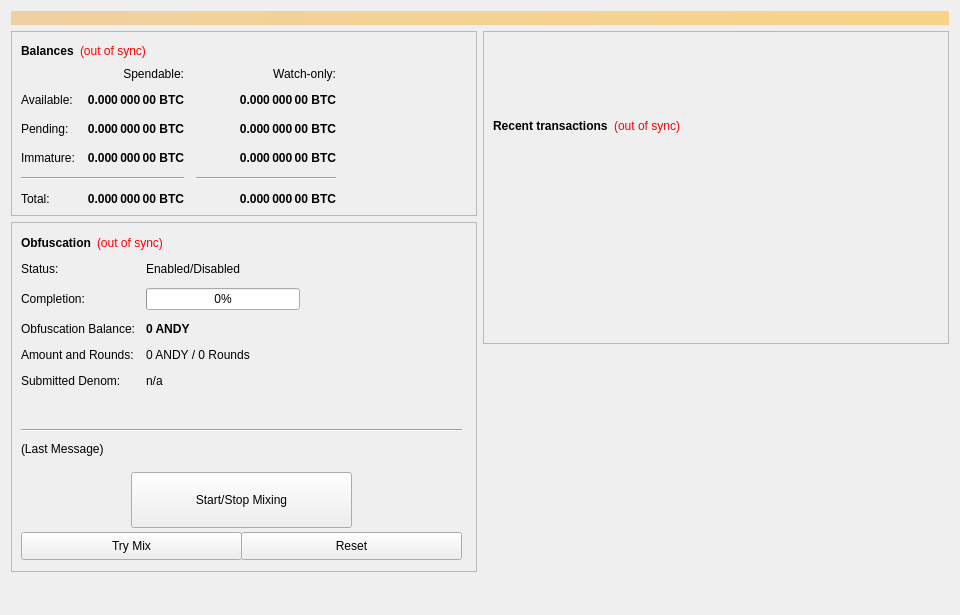
<?xml version="1.0" encoding="UTF-8"?>
<ui version="4.0">
 <class>OverviewPage</class>
 <widget class="QWidget" name="OverviewPage">
  <property name="geometry">
   <rect>
    <x>0</x>
    <y>0</y>
    <width>960</width>
    <height>615</height>
   </rect>
  </property>
  <property name="minimumSize">
   <size>
    <width>960</width>
    <height>0</height>
   </size>
  </property>
  <property name="windowTitle">
   <string>Form</string>
  </property>
  <layout class="QVBoxLayout" name="topLayout">
   <item>
    <widget class="QLabel" name="labelAlerts">
     <property name="visible">
      <bool>false</bool>
     </property>
     <property name="styleSheet">
      <string notr="true">background-color: qlineargradient(x1: 0, y1: 0, x2: 1, y2: 0, stop:0 #F0D0A0, stop:1 #F8D488); color:#000000;</string>
     </property>
     <property name="wordWrap">
      <bool>true</bool>
     </property>
     <property name="margin">
      <number>3</number>
     </property>
    </widget>
   </item>
   <item>
    <layout class="QHBoxLayout" name="horizontalLayout" stretch="1,1">
     <item>
      <layout class="QVBoxLayout" name="verticalLayout_2">
       <item>
        <widget class="QFrame" name="frame">
         <property name="frameShape">
          <enum>QFrame::StyledPanel</enum>
         </property>
         <property name="frameShadow">
          <enum>QFrame::Raised</enum>
         </property>
         <layout class="QVBoxLayout" name="verticalLayout_4">
          <item>
           <layout class="QHBoxLayout" name="horizontalLayout_4">
            <item>
             <widget class="QLabel" name="label_5">
              <property name="font">
               <font>
                <weight>75</weight>
                <bold>true</bold>
               </font>
              </property>
              <property name="text">
               <string>Balances</string>
              </property>
             </widget>
            </item>
            <item>
             <widget class="QLabel" name="labelWalletStatus">
              <property name="cursor">
               <cursorShape>WhatsThisCursor</cursorShape>
              </property>
              <property name="toolTip">
               <string>The displayed information may be out of date. Your wallet automatically synchronizes with the ANDYcoin network after a connection is established, but this process has not completed yet.</string>
              </property>
              <property name="styleSheet">
               <string notr="true">QLabel { color: red; }</string>
              </property>
              <property name="text">
               <string notr="true">(out of sync)</string>
              </property>
              <property name="alignment">
               <set>Qt::AlignLeading|Qt::AlignLeft|Qt::AlignVCenter</set>
              </property>
             </widget>
            </item>
            <item>
             <spacer name="horizontalSpacer_3">
              <property name="orientation">
               <enum>Qt::Horizontal</enum>
              </property>
              <property name="sizeHint" stdset="0">
               <size>
                <width>40</width>
                <height>20</height>
               </size>
              </property>
             </spacer>
            </item>
           </layout>
          </item>
          <item>
           <layout class="QGridLayout" name="gridLayout">
            <property name="spacing">
             <number>12</number>
            </property>
            <item row="2" column="2">
             <widget class="QLabel" name="labelWatchPending">
              <property name="font">
               <font>
                <weight>75</weight>
                <bold>true</bold>
               </font>
              </property>
              <property name="cursor">
               <cursorShape>IBeamCursor</cursorShape>
              </property>
              <property name="toolTip">
               <string>Unconfirmed transactions to watch-only addresses</string>
              </property>
              <property name="text">
               <string notr="true">0.000 000 00 BTC</string>
              </property>
              <property name="alignment">
               <set>Qt::AlignRight|Qt::AlignTrailing|Qt::AlignVCenter</set>
              </property>
              <property name="textInteractionFlags">
               <set>Qt::LinksAccessibleByMouse|Qt::TextSelectableByKeyboard|Qt::TextSelectableByMouse</set>
              </property>
             </widget>
            </item>
            <item row="2" column="1">
             <widget class="QLabel" name="labelUnconfirmed">
              <property name="font">
               <font>
                <weight>75</weight>
                <bold>true</bold>
               </font>
              </property>
              <property name="cursor">
               <cursorShape>IBeamCursor</cursorShape>
              </property>
              <property name="toolTip">
               <string>Total of transactions that have yet to be confirmed, and do not yet count toward the spendable balance</string>
              </property>
              <property name="text">
               <string notr="true">0.000 000 00 BTC</string>
              </property>
              <property name="alignment">
               <set>Qt::AlignRight|Qt::AlignTrailing|Qt::AlignVCenter</set>
              </property>
              <property name="textInteractionFlags">
               <set>Qt::LinksAccessibleByMouse|Qt::TextSelectableByKeyboard|Qt::TextSelectableByMouse</set>
              </property>
             </widget>
            </item>
            <item row="3" column="2">
             <widget class="QLabel" name="labelWatchImmature">
              <property name="font">
               <font>
                <weight>75</weight>
                <bold>true</bold>
               </font>
              </property>
              <property name="cursor">
               <cursorShape>IBeamCursor</cursorShape>
              </property>
              <property name="toolTip">
               <string>Staked or masternode rewards in watch-only addresses that has not yet matured</string>
              </property>
              <property name="text">
               <string notr="true">0.000 000 00 BTC</string>
              </property>
              <property name="alignment">
               <set>Qt::AlignRight|Qt::AlignTrailing|Qt::AlignVCenter</set>
              </property>
              <property name="textInteractionFlags">
               <set>Qt::LinksAccessibleByMouse|Qt::TextSelectableByKeyboard|Qt::TextSelectableByMouse</set>
              </property>
             </widget>
            </item>
            <item row="4" column="0" colspan="2">
             <widget class="Line" name="lineSpendableBalance">
              <property name="orientation">
               <enum>Qt::Horizontal</enum>
              </property>
             </widget>
            </item>
            <item row="4" column="2">
             <widget class="Line" name="lineWatchBalance">
              <property name="sizePolicy">
               <sizepolicy hsizetype="Preferred" vsizetype="Fixed">
                <horstretch>0</horstretch>
                <verstretch>0</verstretch>
               </sizepolicy>
              </property>
              <property name="minimumSize">
               <size>
                <width>140</width>
                <height>0</height>
               </size>
              </property>
              <property name="orientation">
               <enum>Qt::Horizontal</enum>
              </property>
             </widget>
            </item>
            <item row="5" column="0">
             <widget class="QLabel" name="labelTotalText">
              <property name="text">
               <string>Total:</string>
              </property>
             </widget>
            </item>
            <item row="3" column="1">
             <widget class="QLabel" name="labelImmature">
              <property name="font">
               <font>
                <weight>75</weight>
                <bold>true</bold>
               </font>
              </property>
              <property name="cursor">
               <cursorShape>IBeamCursor</cursorShape>
              </property>
              <property name="toolTip">
               <string>Staked or masternode rewards that has not yet matured</string>
              </property>
              <property name="text">
               <string notr="true">0.000 000 00 BTC</string>
              </property>
              <property name="alignment">
               <set>Qt::AlignRight|Qt::AlignTrailing|Qt::AlignVCenter</set>
              </property>
              <property name="textInteractionFlags">
               <set>Qt::LinksAccessibleByMouse|Qt::TextSelectableByKeyboard|Qt::TextSelectableByMouse</set>
              </property>
             </widget>
            </item>
            <item row="2" column="3">
             <spacer name="horizontalSpacer_2">
              <property name="orientation">
               <enum>Qt::Horizontal</enum>
              </property>
              <property name="sizeHint" stdset="0">
               <size>
                <width>40</width>
                <height>20</height>
               </size>
              </property>
             </spacer>
            </item>
            <item row="3" column="0">
             <widget class="QLabel" name="labelImmatureText">
              <property name="text">
               <string>Immature:</string>
              </property>
             </widget>
            </item>
            <item row="5" column="1">
             <widget class="QLabel" name="labelTotal">
              <property name="font">
               <font>
                <weight>75</weight>
                <bold>true</bold>
               </font>
              </property>
              <property name="cursor">
               <cursorShape>IBeamCursor</cursorShape>
              </property>
              <property name="toolTip">
               <string>Your current total balance</string>
              </property>
              <property name="text">
               <string notr="true">0.000 000 00 BTC</string>
              </property>
              <property name="alignment">
               <set>Qt::AlignRight|Qt::AlignTrailing|Qt::AlignVCenter</set>
              </property>
              <property name="textInteractionFlags">
               <set>Qt::LinksAccessibleByMouse|Qt::TextSelectableByKeyboard|Qt::TextSelectableByMouse</set>
              </property>
             </widget>
            </item>
            <item row="5" column="2">
             <widget class="QLabel" name="labelWatchTotal">
              <property name="font">
               <font>
                <weight>75</weight>
                <bold>true</bold>
               </font>
              </property>
              <property name="cursor">
               <cursorShape>IBeamCursor</cursorShape>
              </property>
              <property name="toolTip">
               <string>Current total balance in watch-only addresses</string>
              </property>
              <property name="text">
               <string notr="true">0.000 000 00 BTC</string>
              </property>
              <property name="alignment">
               <set>Qt::AlignRight|Qt::AlignTrailing|Qt::AlignVCenter</set>
              </property>
              <property name="textInteractionFlags">
               <set>Qt::LinksAccessibleByMouse|Qt::TextSelectableByKeyboard|Qt::TextSelectableByMouse</set>
              </property>
             </widget>
            </item>
            <item row="0" column="2">
             <widget class="QLabel" name="labelWatchonly">
              <property name="text">
               <string>Watch-only:</string>
              </property>
              <property name="alignment">
               <set>Qt::AlignRight|Qt::AlignTrailing|Qt::AlignVCenter</set>
              </property>
             </widget>
            </item>
            <item row="1" column="0">
             <widget class="QLabel" name="labelBalanceText">
              <property name="text">
               <string>Available:</string>
              </property>
             </widget>
            </item>
            <item row="1" column="1">
             <widget class="QLabel" name="labelBalance">
              <property name="font">
               <font>
                <weight>75</weight>
                <bold>true</bold>
               </font>
              </property>
              <property name="cursor">
               <cursorShape>IBeamCursor</cursorShape>
              </property>
              <property name="toolTip">
               <string>Your current spendable balance</string>
              </property>
              <property name="text">
               <string notr="true">0.000 000 00 BTC</string>
              </property>
              <property name="alignment">
               <set>Qt::AlignRight|Qt::AlignTrailing|Qt::AlignVCenter</set>
              </property>
              <property name="textInteractionFlags">
               <set>Qt::LinksAccessibleByMouse|Qt::TextSelectableByKeyboard|Qt::TextSelectableByMouse</set>
              </property>
             </widget>
            </item>
            <item row="1" column="2">
             <widget class="QLabel" name="labelWatchAvailable">
              <property name="font">
               <font>
                <weight>75</weight>
                <bold>true</bold>
               </font>
              </property>
              <property name="cursor">
               <cursorShape>IBeamCursor</cursorShape>
              </property>
              <property name="toolTip">
               <string>Your current balance in watch-only addresses</string>
              </property>
              <property name="text">
               <string notr="true">0.000 000 00 BTC</string>
              </property>
              <property name="alignment">
               <set>Qt::AlignRight|Qt::AlignTrailing|Qt::AlignVCenter</set>
              </property>
              <property name="textInteractionFlags">
               <set>Qt::LinksAccessibleByMouse|Qt::TextSelectableByKeyboard|Qt::TextSelectableByMouse</set>
              </property>
             </widget>
            </item>
            <item row="2" column="0">
             <widget class="QLabel" name="labelPendingText">
              <property name="text">
               <string>Pending:</string>
              </property>
             </widget>
            </item>
            <item row="0" column="1">
             <widget class="QLabel" name="labelSpendable">
              <property name="text">
               <string>Spendable:</string>
              </property>
              <property name="alignment">
               <set>Qt::AlignRight|Qt::AlignTrailing|Qt::AlignVCenter</set>
              </property>
             </widget>
            </item>
           </layout>
          </item>
         </layout>
        </widget>
       </item>
       <item>
        <widget class="QFrame" name="frameObfuscation">
         <property name="minimumSize">
          <size>
           <width>0</width>
           <height>350</height>
          </size>
         </property>
         <property name="layoutDirection">
          <enum>Qt::LeftToRight</enum>
         </property>
         <property name="frameShape">
          <enum>QFrame::StyledPanel</enum>
         </property>
         <property name="frameShadow">
          <enum>QFrame::Raised</enum>
         </property>
         <widget class="QWidget" name="formLayoutWidget">
          <property name="geometry">
           <rect>
            <x>10</x>
            <y>40</y>
            <width>451</width>
            <height>161</height>
           </rect>
          </property>
          <layout class="QFormLayout" name="formLayout">
           <property name="fieldGrowthPolicy">
            <enum>QFormLayout::AllNonFixedFieldsGrow</enum>
           </property>
           <property name="horizontalSpacing">
            <number>11</number>
           </property>
           <property name="verticalSpacing">
            <number>12</number>
           </property>
           <item row="0" column="0">
            <widget class="QLabel" name="label_6">
             <property name="text">
              <string>Status:</string>
             </property>
            </widget>
           </item>
           <item row="1" column="0">
            <widget class="QLabel" name="label_7">
             <property name="text">
              <string>Completion:</string>
             </property>
            </widget>
           </item>
           <item row="1" column="1">
            <widget class="QProgressBar" name="obfuscationProgress">
             <property name="maximumSize">
              <size>
               <width>154</width>
               <height>16777215</height>
              </size>
             </property>
             <property name="value">
              <number>0</number>
             </property>
            </widget>
           </item>
           <item row="2" column="0">
            <widget class="QLabel" name="labelAnonymizedText">
             <property name="text">
              <string>Obfuscation Balance:</string>
             </property>
            </widget>
           </item>
           <item row="2" column="1">
            <widget class="QLabel" name="labelAnonymized">
             <property name="font">
              <font>
               <weight>75</weight>
               <bold>true</bold>
              </font>
             </property>
             <property name="text">
              <string notr="true">0 ANDY</string>
             </property>
            </widget>
           </item>
           <item row="3" column="0">
            <widget class="QLabel" name="label_8">
             <property name="text">
              <string>Amount and Rounds:</string>
             </property>
            </widget>
           </item>
           <item row="3" column="1">
            <widget class="QLabel" name="labelAmountRounds">
             <property name="text">
              <string>0 ANDY / 0 Rounds</string>
             </property>
            </widget>
           </item>
           <item row="4" column="0">
            <widget class="QLabel" name="label_9">
             <property name="text">
              <string>Submitted Denom:</string>
             </property>
            </widget>
           </item>
           <item row="4" column="1">
            <widget class="QLabel" name="labelSubmittedDenom">
             <property name="toolTip">
              <string>The denominations you submitted to the Masternode.&lt;br&gt;To mix, other users must submit the exact same denominations.</string>
             </property>
             <property name="text">
              <string>n/a</string>
             </property>
            </widget>
           </item>
           <item row="0" column="1">
            <widget class="QLabel" name="obfuscationEnabled">
             <property name="text">
              <string>Enabled/Disabled</string>
             </property>
            </widget>
           </item>
          </layout>
         </widget>
         <widget class="QPushButton" name="runAutoDenom">
          <property name="geometry">
           <rect>
            <x>251</x>
            <y>17</y>
            <width>1</width>
            <height>1</height>
           </rect>
          </property>
          <property name="palette">
           <palette>
            <active>
             <colorrole role="WindowText">
              <brush brushstyle="SolidPattern">
               <color alpha="255">
                <red>0</red>
                <green>0</green>
                <blue>0</blue>
               </color>
              </brush>
             </colorrole>
             <colorrole role="Button">
              <brush brushstyle="SolidPattern">
               <color alpha="255">
                <red>239</red>
                <green>238</green>
                <blue>238</blue>
               </color>
              </brush>
             </colorrole>
             <colorrole role="Light">
              <brush brushstyle="SolidPattern">
               <color alpha="255">
                <red>255</red>
                <green>255</green>
                <blue>255</blue>
               </color>
              </brush>
             </colorrole>
             <colorrole role="Midlight">
              <brush brushstyle="SolidPattern">
               <color alpha="255">
                <red>247</red>
                <green>246</green>
                <blue>246</blue>
               </color>
              </brush>
             </colorrole>
             <colorrole role="Dark">
              <brush brushstyle="SolidPattern">
               <color alpha="255">
                <red>119</red>
                <green>119</green>
                <blue>119</blue>
               </color>
              </brush>
             </colorrole>
             <colorrole role="Mid">
              <brush brushstyle="SolidPattern">
               <color alpha="255">
                <red>159</red>
                <green>159</green>
                <blue>159</blue>
               </color>
              </brush>
             </colorrole>
             <colorrole role="Text">
              <brush brushstyle="SolidPattern">
               <color alpha="255">
                <red>0</red>
                <green>0</green>
                <blue>0</blue>
               </color>
              </brush>
             </colorrole>
             <colorrole role="BrightText">
              <brush brushstyle="SolidPattern">
               <color alpha="255">
                <red>255</red>
                <green>255</green>
                <blue>255</blue>
               </color>
              </brush>
             </colorrole>
             <colorrole role="ButtonText">
              <brush brushstyle="SolidPattern">
               <color alpha="255">
                <red>0</red>
                <green>0</green>
                <blue>0</blue>
               </color>
              </brush>
             </colorrole>
             <colorrole role="Base">
              <brush brushstyle="SolidPattern">
               <color alpha="255">
                <red>255</red>
                <green>255</green>
                <blue>255</blue>
               </color>
              </brush>
             </colorrole>
             <colorrole role="Window">
              <brush brushstyle="SolidPattern">
               <color alpha="255">
                <red>239</red>
                <green>238</green>
                <blue>238</blue>
               </color>
              </brush>
             </colorrole>
             <colorrole role="Shadow">
              <brush brushstyle="SolidPattern">
               <color alpha="255">
                <red>0</red>
                <green>0</green>
                <blue>0</blue>
               </color>
              </brush>
             </colorrole>
             <colorrole role="AlternateBase">
              <brush brushstyle="SolidPattern">
               <color alpha="255">
                <red>247</red>
                <green>246</green>
                <blue>246</blue>
               </color>
              </brush>
             </colorrole>
             <colorrole role="ToolTipBase">
              <brush brushstyle="SolidPattern">
               <color alpha="255">
                <red>255</red>
                <green>255</green>
                <blue>220</blue>
               </color>
              </brush>
             </colorrole>
             <colorrole role="ToolTipText">
              <brush brushstyle="SolidPattern">
               <color alpha="255">
                <red>0</red>
                <green>0</green>
                <blue>0</blue>
               </color>
              </brush>
             </colorrole>
            </active>
            <inactive>
             <colorrole role="WindowText">
              <brush brushstyle="SolidPattern">
               <color alpha="255">
                <red>0</red>
                <green>0</green>
                <blue>0</blue>
               </color>
              </brush>
             </colorrole>
             <colorrole role="Button">
              <brush brushstyle="SolidPattern">
               <color alpha="255">
                <red>239</red>
                <green>238</green>
                <blue>238</blue>
               </color>
              </brush>
             </colorrole>
             <colorrole role="Light">
              <brush brushstyle="SolidPattern">
               <color alpha="255">
                <red>255</red>
                <green>255</green>
                <blue>255</blue>
               </color>
              </brush>
             </colorrole>
             <colorrole role="Midlight">
              <brush brushstyle="SolidPattern">
               <color alpha="255">
                <red>247</red>
                <green>246</green>
                <blue>246</blue>
               </color>
              </brush>
             </colorrole>
             <colorrole role="Dark">
              <brush brushstyle="SolidPattern">
               <color alpha="255">
                <red>119</red>
                <green>119</green>
                <blue>119</blue>
               </color>
              </brush>
             </colorrole>
             <colorrole role="Mid">
              <brush brushstyle="SolidPattern">
               <color alpha="255">
                <red>159</red>
                <green>159</green>
                <blue>159</blue>
               </color>
              </brush>
             </colorrole>
             <colorrole role="Text">
              <brush brushstyle="SolidPattern">
               <color alpha="255">
                <red>0</red>
                <green>0</green>
                <blue>0</blue>
               </color>
              </brush>
             </colorrole>
             <colorrole role="BrightText">
              <brush brushstyle="SolidPattern">
               <color alpha="255">
                <red>255</red>
                <green>255</green>
                <blue>255</blue>
               </color>
              </brush>
             </colorrole>
             <colorrole role="ButtonText">
              <brush brushstyle="SolidPattern">
               <color alpha="255">
                <red>0</red>
                <green>0</green>
                <blue>0</blue>
               </color>
              </brush>
             </colorrole>
             <colorrole role="Base">
              <brush brushstyle="SolidPattern">
               <color alpha="255">
                <red>255</red>
                <green>255</green>
                <blue>255</blue>
               </color>
              </brush>
             </colorrole>
             <colorrole role="Window">
              <brush brushstyle="SolidPattern">
               <color alpha="255">
                <red>239</red>
                <green>238</green>
                <blue>238</blue>
               </color>
              </brush>
             </colorrole>
             <colorrole role="Shadow">
              <brush brushstyle="SolidPattern">
               <color alpha="255">
                <red>0</red>
                <green>0</green>
                <blue>0</blue>
               </color>
              </brush>
             </colorrole>
             <colorrole role="AlternateBase">
              <brush brushstyle="SolidPattern">
               <color alpha="255">
                <red>247</red>
                <green>246</green>
                <blue>246</blue>
               </color>
              </brush>
             </colorrole>
             <colorrole role="ToolTipBase">
              <brush brushstyle="SolidPattern">
               <color alpha="255">
                <red>255</red>
                <green>255</green>
                <blue>220</blue>
               </color>
              </brush>
             </colorrole>
             <colorrole role="ToolTipText">
              <brush brushstyle="SolidPattern">
               <color alpha="255">
                <red>0</red>
                <green>0</green>
                <blue>0</blue>
               </color>
              </brush>
             </colorrole>
            </inactive>
            <disabled>
             <colorrole role="WindowText">
              <brush brushstyle="SolidPattern">
               <color alpha="255">
                <red>119</red>
                <green>119</green>
                <blue>119</blue>
               </color>
              </brush>
             </colorrole>
             <colorrole role="Button">
              <brush brushstyle="SolidPattern">
               <color alpha="255">
                <red>239</red>
                <green>238</green>
                <blue>238</blue>
               </color>
              </brush>
             </colorrole>
             <colorrole role="Light">
              <brush brushstyle="SolidPattern">
               <color alpha="255">
                <red>255</red>
                <green>255</green>
                <blue>255</blue>
               </color>
              </brush>
             </colorrole>
             <colorrole role="Midlight">
              <brush brushstyle="SolidPattern">
               <color alpha="255">
                <red>247</red>
                <green>246</green>
                <blue>246</blue>
               </color>
              </brush>
             </colorrole>
             <colorrole role="Dark">
              <brush brushstyle="SolidPattern">
               <color alpha="255">
                <red>119</red>
                <green>119</green>
                <blue>119</blue>
               </color>
              </brush>
             </colorrole>
             <colorrole role="Mid">
              <brush brushstyle="SolidPattern">
               <color alpha="255">
                <red>159</red>
                <green>159</green>
                <blue>159</blue>
               </color>
              </brush>
             </colorrole>
             <colorrole role="Text">
              <brush brushstyle="SolidPattern">
               <color alpha="255">
                <red>119</red>
                <green>119</green>
                <blue>119</blue>
               </color>
              </brush>
             </colorrole>
             <colorrole role="BrightText">
              <brush brushstyle="SolidPattern">
               <color alpha="255">
                <red>255</red>
                <green>255</green>
                <blue>255</blue>
               </color>
              </brush>
             </colorrole>
             <colorrole role="ButtonText">
              <brush brushstyle="SolidPattern">
               <color alpha="255">
                <red>119</red>
                <green>119</green>
                <blue>119</blue>
               </color>
              </brush>
             </colorrole>
             <colorrole role="Base">
              <brush brushstyle="SolidPattern">
               <color alpha="255">
                <red>239</red>
                <green>238</green>
                <blue>238</blue>
               </color>
              </brush>
             </colorrole>
             <colorrole role="Window">
              <brush brushstyle="SolidPattern">
               <color alpha="255">
                <red>239</red>
                <green>238</green>
                <blue>238</blue>
               </color>
              </brush>
             </colorrole>
             <colorrole role="Shadow">
              <brush brushstyle="SolidPattern">
               <color alpha="255">
                <red>0</red>
                <green>0</green>
                <blue>0</blue>
               </color>
              </brush>
             </colorrole>
             <colorrole role="AlternateBase">
              <brush brushstyle="SolidPattern">
               <color alpha="255">
                <red>239</red>
                <green>238</green>
                <blue>238</blue>
               </color>
              </brush>
             </colorrole>
             <colorrole role="ToolTipBase">
              <brush brushstyle="SolidPattern">
               <color alpha="255">
                <red>255</red>
                <green>255</green>
                <blue>220</blue>
               </color>
              </brush>
             </colorrole>
             <colorrole role="ToolTipText">
              <brush brushstyle="SolidPattern">
               <color alpha="255">
                <red>0</red>
                <green>0</green>
                <blue>0</blue>
               </color>
              </brush>
             </colorrole>
            </disabled>
           </palette>
          </property>
          <property name="focusPolicy">
           <enum>Qt::NoFocus</enum>
          </property>
          <property name="autoFillBackground">
           <bool>true</bool>
          </property>
          <property name="text">
           <string/>
          </property>
          <property name="flat">
           <bool>true</bool>
          </property>
         </widget>
         <widget class="QPushButton" name="toggleObfuscation">
          <property name="geometry">
           <rect>
            <x>120</x>
            <y>250</y>
            <width>221</width>
            <height>56</height>
           </rect>
          </property>
          <property name="sizePolicy">
           <sizepolicy hsizetype="MinimumExpanding" vsizetype="Fixed">
            <horstretch>0</horstretch>
            <verstretch>0</verstretch>
           </sizepolicy>
          </property>
          <property name="text">
           <string>Start/Stop Mixing</string>
          </property>
         </widget>
         <widget class="Line" name="lineLastMessage">
          <property name="geometry">
           <rect>
            <x>10</x>
            <y>200</y>
            <width>441</width>
            <height>16</height>
           </rect>
          </property>
          <property name="orientation">
           <enum>Qt::Horizontal</enum>
          </property>
         </widget>
         <widget class="QLabel" name="obfuscationStatus">
          <property name="geometry">
           <rect>
            <x>10</x>
            <y>220</y>
            <width>451</width>
            <height>61</height>
           </rect>
          </property>
          <property name="minimumSize">
           <size>
            <width>288</width>
            <height>43</height>
           </size>
          </property>
          <property name="text">
           <string>(Last Message)</string>
          </property>
          <property name="alignment">
           <set>Qt::AlignLeading|Qt::AlignLeft|Qt::AlignTop</set>
          </property>
          <property name="wordWrap">
           <bool>true</bool>
          </property>
         </widget>
         <widget class="QPushButton" name="obfuscationAuto">
          <property name="geometry">
           <rect>
            <x>10</x>
            <y>310</y>
            <width>221</width>
            <height>28</height>
           </rect>
          </property>
          <property name="sizePolicy">
           <sizepolicy hsizetype="MinimumExpanding" vsizetype="Fixed">
            <horstretch>0</horstretch>
            <verstretch>0</verstretch>
           </sizepolicy>
          </property>
          <property name="toolTip">
           <string>Try to manually submit a Obfuscation request.</string>
          </property>
          <property name="text">
           <string>Try Mix</string>
          </property>
         </widget>
         <widget class="QPushButton" name="obfuscationReset">
          <property name="geometry">
           <rect>
            <x>230</x>
            <y>310</y>
            <width>221</width>
            <height>28</height>
           </rect>
          </property>
          <property name="sizePolicy">
           <sizepolicy hsizetype="MinimumExpanding" vsizetype="Fixed">
            <horstretch>0</horstretch>
            <verstretch>0</verstretch>
           </sizepolicy>
          </property>
          <property name="toolTip">
           <string>Reset the current status of Obfuscation (can interrupt Obfuscation if it's in the process of Mixing, which can cost you money!)</string>
          </property>
          <property name="autoFillBackground">
           <bool>false</bool>
          </property>
          <property name="text">
           <string>Reset</string>
          </property>
         </widget>
         <widget class="QWidget" name="layoutWidget">
          <property name="geometry">
           <rect>
            <x>10</x>
            <y>10</y>
            <width>431</width>
            <height>22</height>
           </rect>
          </property>
          <layout class="QHBoxLayout" name="horizontalLayout_5">
           <item>
            <widget class="QLabel" name="label_2">
             <property name="font">
              <font>
               <weight>75</weight>
               <bold>true</bold>
              </font>
             </property>
             <property name="text">
              <string>Obfuscation</string>
             </property>
            </widget>
           </item>
           <item>
            <widget class="QLabel" name="labelObfuscationSyncStatus">
             <property name="toolTip">
              <string>The displayed information may be out of date. Your wallet automatically synchronizes with the ANDYcoin network after a connection is established, but this process has not completed yet.</string>
             </property>
             <property name="styleSheet">
              <string notr="true">QLabel { color: red; }</string>
             </property>
             <property name="text">
              <string notr="true">(out of sync)</string>
             </property>
             <property name="alignment">
              <set>Qt::AlignLeading|Qt::AlignLeft|Qt::AlignVCenter</set>
             </property>
            </widget>
           </item>
           <item>
            <spacer name="horizontalSpacer_4">
             <property name="orientation">
              <enum>Qt::Horizontal</enum>
             </property>
             <property name="sizeHint" stdset="0">
              <size>
               <width>40</width>
               <height>20</height>
              </size>
             </property>
            </spacer>
           </item>
          </layout>
         </widget>
        </widget>
       </item>
       <item>
        <spacer name="verticalSpacer">
         <property name="orientation">
          <enum>Qt::Vertical</enum>
         </property>
         <property name="sizeHint" stdset="0">
          <size>
           <width>20</width>
           <height>40</height>
          </size>
         </property>
        </spacer>
       </item>
      </layout>
     </item>
     <item>
      <layout class="QVBoxLayout" name="verticalLayout_3">
       <item>
        <widget class="QFrame" name="frame_2">
         <property name="frameShape">
          <enum>QFrame::StyledPanel</enum>
         </property>
         <property name="frameShadow">
          <enum>QFrame::Raised</enum>
         </property>
         <layout class="QVBoxLayout" name="verticalLayout">
          <item>
           <spacer name="verticalSpacer_3">
            <property name="orientation">
             <enum>Qt::Vertical</enum>
            </property>
            <property name="sizeType">
             <enum>QSizePolicy::Fixed</enum>
            </property>
            <property name="sizeHint" stdset="0">
             <size>
              <width>20</width>
              <height>75</height>
             </size>
            </property>
           </spacer>
          </item>
          <item>
           <layout class="QHBoxLayout" name="horizontalLayout_2">
            <item>
             <widget class="QLabel" name="label_4">
              <property name="font">
               <font>
                <weight>75</weight>
                <bold>true</bold>
               </font>
              </property>
              <property name="text">
               <string>Recent transactions</string>
              </property>
             </widget>
            </item>
            <item>
             <widget class="QLabel" name="labelTransactionsStatus">
              <property name="cursor">
               <cursorShape>WhatsThisCursor</cursorShape>
              </property>
              <property name="toolTip">
               <string>The displayed information may be out of date. Your wallet automatically synchronizes with the ANDYcoin network after a connection is established, but this process has not completed yet.</string>
              </property>
              <property name="styleSheet">
               <string notr="true">QLabel { color: red; }</string>
              </property>
              <property name="text">
               <string notr="true">(out of sync)</string>
              </property>
              <property name="alignment">
               <set>Qt::AlignRight|Qt::AlignTrailing|Qt::AlignVCenter</set>
              </property>
             </widget>
            </item>
            <item>
             <spacer name="horizontalSpacer">
              <property name="orientation">
               <enum>Qt::Horizontal</enum>
              </property>
              <property name="sizeHint" stdset="0">
               <size>
                <width>40</width>
                <height>20</height>
               </size>
              </property>
             </spacer>
            </item>
           </layout>
          </item>
          <item>
           <widget class="QListView" name="listTransactions">
            <property name="styleSheet">
             <string notr="true">QListView { background: transparent; }</string>
            </property>
            <property name="frameShape">
             <enum>QFrame::NoFrame</enum>
            </property>
            <property name="verticalScrollBarPolicy">
             <enum>Qt::ScrollBarAlwaysOff</enum>
            </property>
            <property name="horizontalScrollBarPolicy">
             <enum>Qt::ScrollBarAlwaysOff</enum>
            </property>
            <property name="selectionMode">
             <enum>QAbstractItemView::NoSelection</enum>
            </property>
           </widget>
          </item>
         </layout>
        </widget>
       </item>
       <item>
        <spacer name="verticalSpacer_2">
         <property name="orientation">
          <enum>Qt::Vertical</enum>
         </property>
         <property name="sizeType">
          <enum>QSizePolicy::Expanding</enum>
         </property>
         <property name="sizeHint" stdset="0">
          <size>
           <width>20</width>
           <height>40</height>
          </size>
         </property>
        </spacer>
       </item>
      </layout>
     </item>
    </layout>
   </item>
  </layout>
 </widget>
 <resources/>
 <connections/>
</ui>
